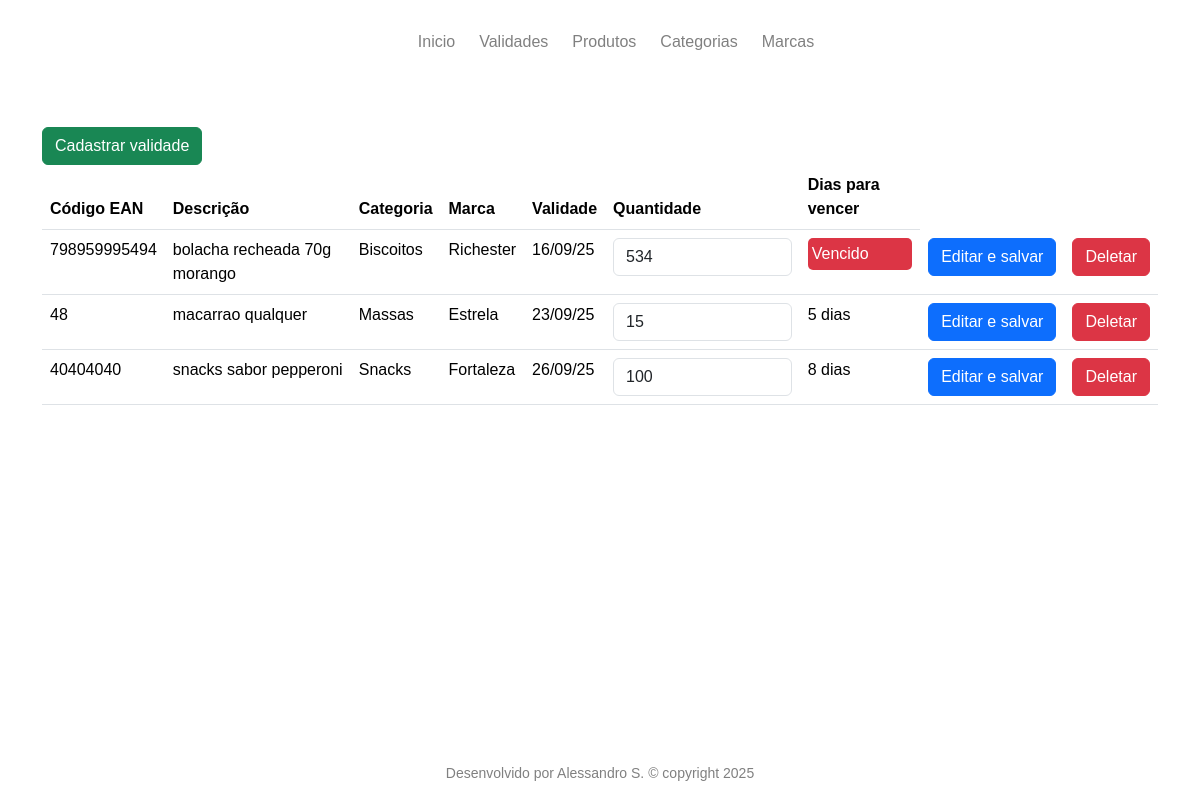
The page /validades/ on the database its author committed.
### validades/models.py (models this page shows)
class Validade(models.Model):
    produto = models.ForeignKey(Produto, on_delete=models.CASCADE, related_name="validades")
    estoque = models.PositiveIntegerField(blank=False, null=False)
    dt_validade = models.DateField(blank=False, null=False)
    dt_criacao = models.DateTimeField(auto_now_add=True)
    @property
    def dias_p_vencer(self):
        hoje = date.today()
        return (self.dt_validade - hoje).days

### produtos/models.py (models this page shows)
class Produto(models.Model):
    codigo_barras =  models.PositiveBigIntegerField(unique=False)
    descricao = models.TextField(blank=False, null=False, max_length=50)
    categoria = models.ForeignKey(Categoria, on_delete=models.DO_NOTHING)
    marca = models.ForeignKey(Marca, on_delete=models.DO_NOTHING)

### categorias/models.py (models this page shows, shortened)
class Categoria(models.Model):
    nome = models.TextField(max_length=50, null=False, blank=False)

### marcas/models.py (models this page shows, shortened)
class Marca(models.Model):
    nome = models.TextField(blank=False, null=False, max_length=50)

### validades/views.py (the view)
# urls.py: path('', views.lista_validades, name='lista_validades'),
def lista_validades(request):
    if request.method == 'GET':
        validades = Validade.objects.all().order_by('dt_validade')
        return render(request, 'lista_validades.html', {'validades': validades})

### validades/templates/lista_validades.html (shortened to what this page needs)
{% extends 'base.html' %}
{% block content %}
  <div class="container">
      <table class="table">
        <a style="margin-right: 12px;" class="btn btn-success" href="{% url 'cadastrar_validade' %}">Cadastrar validade</a>
    <thead>
      <tr>
        <th scope="col">Código EAN</th>
        <th scope="col">Descrição</th>
        <th scope="col">Categoria</th>
        <th scope="col">Marca</th>
        <th scope="col">Validade</th>
        <th scope="col">Quantidade</th>
        <th scope="col">Dias para vencer</th>
      </tr>
    </thead>
    <tbody>
      {% for validade in validades %}
      <form action="{% url 'edita_validade' validade.id %}" method="POST">
        <tr>
            <td>{{ validade.produto.codigo_barras }}</td>
            <td>{{ validade.produto.descricao }}</td>
            <td>{{ validade.produto.categoria.nome }}</td>
            <td>{{ validade.produto.marca.nome }}</td>
            <td>{{ validade.dt_validade | date:"d/m/y" }}</td>
            <td><input class="form-control" type="number" name="estoque" value="{{ validade.estoque }}"></td>
            <td>{% if validade.dias_p_vencer > 0 %} {{ validade.dias_p_vencer }} dias
                {% else %}
                <p class="text-bg-danger p-1" style="border-radius: 5px;">Vencido</p>
                {% endif %}
            </td>
            <td><input type="submit" class="btn btn-primary" value="Editar e salvar"></td>
            <td><a href="{% url 'deleta_validade' validade.id %}" class="btn btn-danger">Deletar</a></td>
        </tr>
      </form>
      {% endfor %}
    </tbody>
  </table>
</div>
{% endblock  %}

### produtos/templates/base.html (shortened to what this page needs)
{% load static %}
<!DOCTYPE html>
<html lang="pt-BR">
  <head>
    <link href="https://cdnjs.cloudflare.com/ajax/libs/font-awesome/6.5.2/css/all.min.css" rel="stylesheet">
    <link href="https://cdn.jsdelivr.net/npm/bootstrap@5.3.8/dist/css/bootstrap.min.css" rel="stylesheet">
    <link rel="stylesheet" href="{% static 'css/css.css' %}">
  </head>
  <body style="padding: 30px 15px;" >
    <header>
      <ul>
        <li><a href="{% url 'carrega_inicio' %}">Inicio</a></li>
        <li><a href="{% url 'lista_validades' %}">Validades</a></li>
        <li><a href="{% url 'lista_produtos' %}">Produtos</a></li>
        <li><a href="{% url 'lista_categorias' %}">Categorias</a></li>
        <li><a href="{% url 'lista_marcas' %}">Marcas</a></li>
      </ul>
    </header>
    <br>
    <section class="inicio">
    {% block content %}{% endblock  %}
    </section>
  </body>
  <footer style="position: absolute; bottom: 0px; font-size:14px;">
    <p>Desenvolvido por Alessandro S. © copyright 2025</p>
  </footer>
</html>

### static/css/css.css (style rules this page uses)
* { font-family: Arial, Helvetica, sans-serif; color: gray; box-sizing: border-box; padding: 0; margin: 0; }
a { text-decoration: none; color: gray; }
li { list-style: none; }
header ul { display: flex; align-items: center; justify-content: center; flex-direction: row; gap: 24px; }
body { background-color: white; display: flex; align-items: center; justify-content: center; flex-direction: column; }
section.inicio { display: flex; align-items: center; justify-content: center; flex-direction: column; }

### rows shown on the page
Validade: produto.codigo_barras "798959995494", produto.descricao "bolacha recheada 70g morango", produto.categoria.nome "Biscoitos", produto.marca.nome "Richester", dt_validade "16/09/25", estoque "534", shows "Vencido"
Validade: produto.codigo_barras "48", produto.descricao "macarrao qualquer", produto.categoria.nome "Massas", produto.marca.nome "Estrela", dt_validade "23/09/25", estoque "15", dias_p_vencer "5"
Validade: produto.codigo_barras "40404040", produto.descricao "snacks sabor pepperoni", produto.categoria.nome "Snacks", produto.marca.nome "Fortaleza", dt_validade "26/09/25", estoque "100", dias_p_vencer "8"
